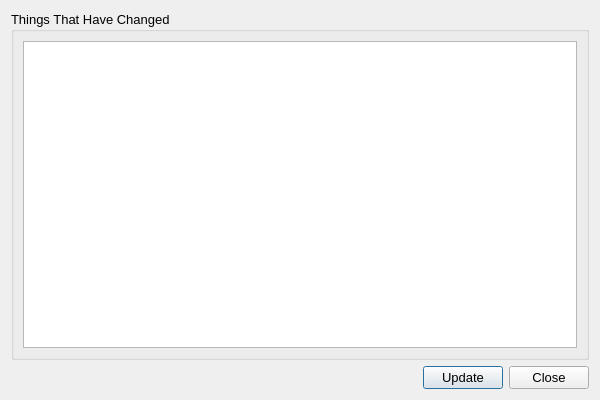
<?xml version="1.0" encoding="UTF-8"?>
<ui version="4.0">
 <class>Dialog</class>
 <widget class="QDialog" name="Dialog">
  <property name="geometry">
   <rect>
    <x>0</x>
    <y>0</y>
    <width>600</width>
    <height>400</height>
   </rect>
  </property>
  <property name="font">
   <font>
    <pointsize>10</pointsize>
   </font>
  </property>
  <property name="windowTitle">
   <string>Dialog</string>
  </property>
  <layout class="QVBoxLayout" name="verticalLayout">
   <item>
    <widget class="QScrollArea" name="scrollArea">
     <property name="frameShape">
      <enum>QFrame::NoFrame</enum>
     </property>
     <property name="widgetResizable">
      <bool>true</bool>
     </property>
     <widget class="QWidget" name="scrollAreaWidgetContents">
      <property name="geometry">
       <rect>
        <x>0</x>
        <y>0</y>
        <width>582</width>
        <height>348</height>
       </rect>
      </property>
      <layout class="QHBoxLayout" name="horizontalLayout_2">
       <property name="leftMargin">
        <number>0</number>
       </property>
       <property name="topMargin">
        <number>0</number>
       </property>
       <property name="rightMargin">
        <number>0</number>
       </property>
       <property name="bottomMargin">
        <number>0</number>
       </property>
       <item>
        <widget class="QGroupBox" name="groupBox">
         <property name="title">
          <string>Things That Have Changed</string>
         </property>
         <layout class="QHBoxLayout" name="horizontalLayout_3">
          <item>
           <widget class="QListWidget" name="list_widget"/>
          </item>
         </layout>
        </widget>
       </item>
      </layout>
     </widget>
    </widget>
   </item>
   <item>
    <layout class="QHBoxLayout" name="horizontalLayout">
     <item>
      <spacer name="horizontalSpacer">
       <property name="orientation">
        <enum>Qt::Horizontal</enum>
       </property>
       <property name="sizeHint" stdset="0">
        <size>
         <width>40</width>
         <height>20</height>
        </size>
       </property>
      </spacer>
     </item>
     <item>
      <widget class="QPushButton" name="update_button">
       <property name="text">
        <string>Update</string>
       </property>
      </widget>
     </item>
     <item>
      <widget class="QPushButton" name="close_button">
       <property name="text">
        <string>Close</string>
       </property>
      </widget>
     </item>
    </layout>
   </item>
  </layout>
 </widget>
 <resources/>
 <connections/>
</ui>
